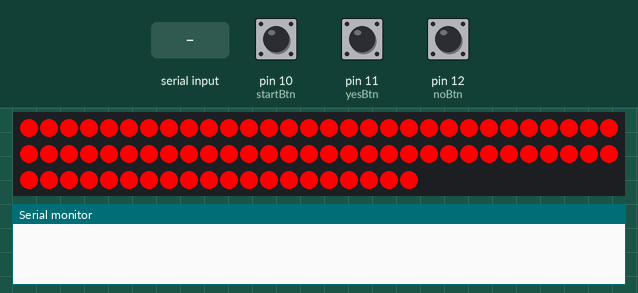
Bench run of a sketch on a simulated Arduino Uno, built with avr-gcc and run on an emulated ATmega328P. Shown: 80 RGB LEDs in strip order, left to right, continuing on the next row, the last lines printed to the serial monitor. Inputs (shaded band) come from the test bench; at power-on: pin 10 (startBtn) LOW, pin 11 (yesBtn) LOW, pin 12 (noBtn) LOW.

Above: at 1.2 s.
1.3 s: "90,45\n" received over Serial
At 2.0 s:
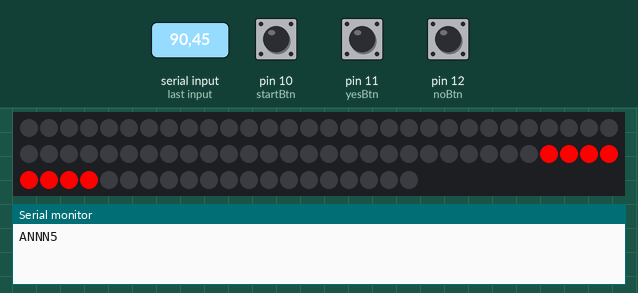
Timing chart, 0 to 4.3 s (numbered marks = the images above; inputs shaded):
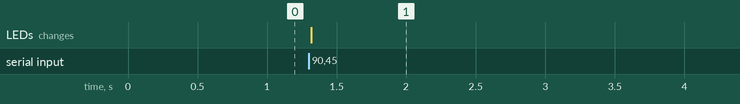

Measured:
- after the input at 1.3 s, the LEDs: change at once (image 1)

The sketch:

RoboCop-Arduino.ino
```cpp
/*
  Arduino Robocop code V2

    Solve any issues with bounce by using polling

     2022 - Jakub Stachurski - github.com/Wilkuu-2

*/

#include <FastLED.h>

#define LEDSUPP 1 // Enable and disable led support
// #define FLICKER 1 // Enable flickering

#define NUM_LEDS 80
#define DATA_PIN 9


const int startBtn = 10;
const int yesBtn = 11;
const int noBtn = 12;

int ledStatus = 9;
int pLedStatus = 0;

#ifdef LEDSUPP
const int ledPin =  9;
CRGB leds[NUM_LEDS];


bool flicker;
long millisSwitch = 0;
const long flickerDelay = 800;

inline void setLedSegments(int start, int last) {
  for (int i = 0; i < NUM_LEDS; i++) {
    leds[i] = i >= start && i <= last ? CRGB::Red : CRGB::Black;
  }
}
#endif

// -- Entry
void setup() {

  Serial.begin(9600);
  pinMode(startBtn, INPUT);
  pinMode(  yesBtn, INPUT);
  pinMode(   noBtn, INPUT);
  #ifdef LEDSUPP
  pinMode(  ledPin, OUTPUT);
  FastLED.addLeds<NEOPIXEL, DATA_PIN>(leds, NUM_LEDS); // Start up neopixels
  #endif
}


char in[6];

// -- Repeat
void loop() {
  char message[] = "ANNNN\n"; //message layout
  // Wait for processing to ask for output
  if ( Serial.available() > 5) {
    for (int i = 0; i < 6; i++) {
      in[i] = char(Serial.read());
    }
    //Serial.readString();
    ledStatus = ((uint8_t)in[4] - 48); // Convert ASCII char to int

    // Using direct pin register access to get more preformance out of reading
    char start =  PINB & 1 << 2  ? 'Y' : 'N';
    char yes =    PINB & 1 << 3  ? 'Y' : 'N';
    char no =     PINB & 1 << 4  ? 'Y' : 'N';
    char led =    (char)(48 + ledStatus); //Convert int to ASCII CHAR;

    //Send The data as string using a formatted string to ensure message length
    sprintf(message, "A%c%c%c%c\n", start, yes, no, led); //https://www.cplusplus.com/reference/cstdio/sprintf/
    Serial.print(message); //If only serial had some sort of printf functionality instead of me having to use sprintf on a buffer
    Serial.flush();        //Making sure the message is sent
  }
  #ifdef LEDSUPP
    else if (pLedStatus != ledStatus) { // LED segment selector
    switch (ledStatus) {
      case (0):
        for (int i = 0; i < NUM_LEDS; i++) {
          leds[i] = CRGB::Black;
        }
        break;
      case (1):
        setLedSegments(32, 47);
        break;
      case (2):
        setLedSegments(24, 31);
        break;
      case (3):
        setLedSegments(48, 55);
        break;
      case (4):
        setLedSegments(16, 23);
        break;
      case (5):
        setLedSegments(56, 63);
        break;
      case (6):
        setLedSegments(8, 15);
        break;
      case (7):
        setLedSegments(64, 71);
        break;
      case (8):
        for (int y = 0; y < NUM_LEDS; y++) {
          leds[y] = ((y < 8) || (y >= 72 && y < 80)) ? CRGB::Red : CRGB::Black;
        }
        break;
      #ifndef FLICKER
      case(9):
        for (int i = 0; i < NUM_LEDS; i++) {
          leds[i] = CRGB::Red;
          }
         break;
      #endif
      default:;
    }
    pLedStatus = ledStatus;
    FastLED.show();
  }
  #ifdef FLICKER
    else if (ledStatus == 9 && millis() > millisSwitch) { // A system to flicker when the installation is idle
    flicker = !flicker;

    if (flicker) {
      for (int i = 0; i < NUM_LEDS; i++) {
        leds[i] = CRGB::Black;
      }

    } else {
      for (int i = 0; i < NUM_LEDS; i++) {
        leds[i] = CRGB::Red;
      }
    }
    millisSwitch = millis() + flickerDelay; // Reset timer
    FastLED.show();
  }
  #endif
  #endif
}
```
